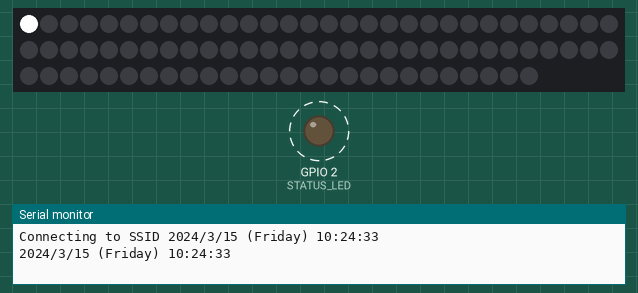
Simulated run of this sketch. Board: ESP32. Parts: 86 RGB LEDs in strip order, left to right, continuing on the next row, output pins drawn as LEDs (lit = HIGH), the last lines printed to the serial monitor. Dashed ring = blinking. WiFi joins after 1.5 s; servers stay silent unless stated; the local clock reads 2024-03-15 10:24:30 at power-on unless the sketch sets it.

Above: at 3.15 s.
At 4.08 s:
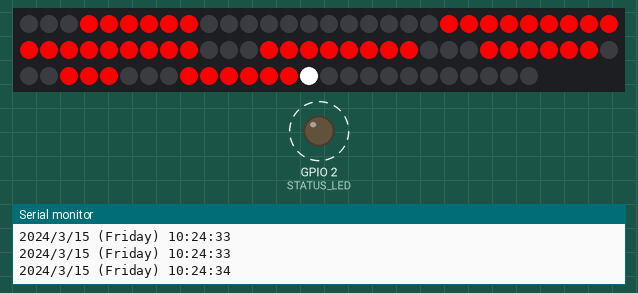
At 39.38 s:
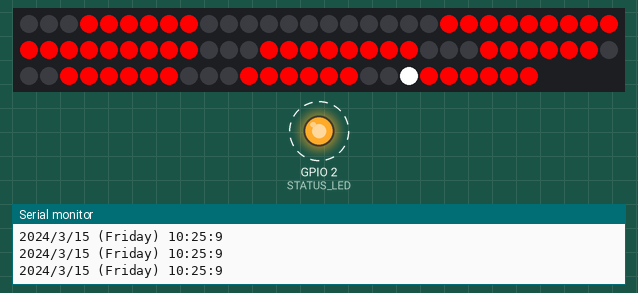
Timing chart, 0 to 40.0 s (numbered marks = the images above):
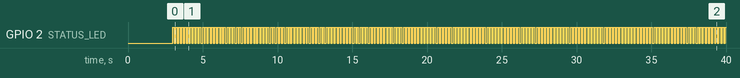

Measured:
- by itself, GPIO 2 (STATUS_LED): alternates HIGH for 0.11 s and LOW for 0.11 s

The sketch:

ESP32AlarmClockController.ino
```cpp
/***

Board: ESP32 Dev Module
Speed: 921600
Flash Freq: 80MHz
Core Debug: None
Port: /dev/ttyUSB0

Wiring:

 0 : X
 1 : Yellow
 2 : Orange
 3 : X
 4 : X
 5 : X

 0 : Red
 1 : X
 2 : X
 3 : Black


GREEN
YELLOW
ORANGE
RED
BROWN


**/
#include <SPI.h>
#include <Wire.h>;
#include <RTClib.h>
#include <WiFi.h>
#include "time.h"
#include <ESPmDNS.h>
#include <WiFiUdp.h>
#include <ArduinoOTA.h>

#define FASTLED_ALL_PINS_HARDWARE_SPI
#include <FastLED.h>
#define NUMPIXELS 86
#define DATA_PIN  23
#define CLOCK_PIN 18

#include "APA1027SEG_digitMasks.h"

#define STATUS_LED 2
#define OTA_PORT 3232
#define HOSTNAME "esp32-clock"
#define OTA_HOSTNAME "esp32-clock-upload"

#define TEST_ONCOLOR  CRGB::White
#define TEST_OFFCOLOR CRGB::Red

#define AMPM false

const char* ssid       = "SSID";
const char* password   = "PASSWORD";

const char* ntpServer          = "time.cloudflare.com";
const long  gmtOffset_sec      = -8 * 3600;
const int   daylightOffset_sec = -7 * 3600;
const int32_t wifiTimeout    = 10 * 60;
const int32_t NTPSyncInterval   =  5 * 60;
RTC_DS3231 rtc;

unsigned syncState = 0;
bool ledState = false;
bool colonState = false;
DateTime lastWifiConn(uint32_t(0));
DateTime lastNTPSync(uint32_t(0));

CRGB leds[NUMPIXELS];
CRGB displayMask[NUMPIXELS];

unsigned dcount = 0;
int whiteLed = 0;

bool nonce = true;

char daysOfTheWeek[7][12] = {"Sunday", "Monday", "Tuesday", "Wednesday", "Thursday", "Friday", "Saturday"};

void setup () {
  #ifndef ESP8266
    while (!Serial); // for Leonardo/Micro/Zero
  #endif
  Serial.begin(9600);
  delay(3000); // wait for console opening
  if (! rtc.begin()) {
    Serial.println("Couldn't find RTC");
    while (1); //??
  }
  pinMode(STATUS_LED,OUTPUT);
  Serial.printf("Connecting to %s ", ssid);
  WiFi.mode(WIFI_STA);
  WiFi.config(INADDR_NONE, INADDR_NONE, INADDR_NONE, INADDR_NONE);
  WiFi.setHostname(HOSTNAME);
  WiFi.begin(ssid, password);
  configTime(gmtOffset_sec, daylightOffset_sec, ntpServer);
  lastWifiConn = rtc.now();
  FastLED.addLeds<APA102, DATA_PIN, CLOCK_PIN, RGB, DATA_RATE_MHZ(4)>(leds, NUMPIXELS);  // BGR ordering is typical

}

void loop () {
  ArduinoOTA.handle();
  syncState = sync(syncState);
  DateTime now = rtc.now();
  if (whiteLed%8 == 0 ) {
    printDateTime(&now);
    digitalWrite(STATUS_LED,ledState = !ledState);
  }
  if (whiteLed < NUMPIXELS) {
    //leds[whiteLed] = TEST_ONCOLOR;
    //void applyDigitMask(CRGB* target, uint8_t digitIndex, uint8_t digit)
    //applyDigitMask(leds, 0,0);
    //applyDigitMask(leds, 1,1);
    //applyDigitMask(leds, 2,2);
    //applyDigitMask(leds, 3,3);
    //applyColonMask(leds, true);
    applyTimeMask(leds, &now, AMPM);
    leds[whiteLed] = TEST_ONCOLOR;
    FastLED.show();
    delay(10);
    leds[whiteLed] = TEST_OFFCOLOR;
    whiteLed++;
  }
  else whiteLed = 0;
}

unsigned sync(unsigned state) {
  switch(state){
    case 0: {
      TimeSpan uconTime = rtc.now() - lastWifiConn;
      if (WiFi.status() == WL_CONNECTED) {
        Serial.print("CONNECTED: IP address: ");
        Serial.println(WiFi.localIP());
        state++;
        lastWifiConn = rtc.now();
        if (nonce) {
          nonce = false;
          launchOTADaemon();
        }
      }
      else if (uconTime.totalseconds() > wifiTimeout){
        Serial.println("WIFI TIMOUT TRIGGERED");
        WiFi.disconnect();
        WiFi.reconnect();
        lastWifiConn = rtc.now();
      }
      break;
    }
    case 1: {

      TimeSpan syncTime = rtc.now() - lastNTPSync;
      //Serial.print("TIME SINCE LAST SYNC: ");
      //Serial.println(syncTime.totalseconds());
      if (syncTime.totalseconds() > NTPSyncInterval) {
        if (syncNTPTime() < 0) {
          Serial.println("NTP GET FAILURE");
        }
        else {
          Serial.println("NTP GET SUCCESS");
          lastNTPSync = rtc.now();
          lastWifiConn = rtc.now();
          state--;
        }
      }
      else {
        if (WiFi.status() == WL_CONNECTED) {
          lastWifiConn = rtc.now();
        }
      }
      break;
    }
  }
  return state;
}

void printDateTime(DateTime *dt) {
  Serial.print(dt->year(), DEC);
  Serial.print('/');
  Serial.print(dt->month(), DEC);
  Serial.print('/');
  Serial.print(dt->day(), DEC);
  Serial.print(" (");
  Serial.print(daysOfTheWeek[dt->dayOfTheWeek()]);
  Serial.print(") ");
  Serial.print(dt->hour(), DEC);
  Serial.print(':');
  Serial.print(dt->minute(), DEC);
  Serial.print(':');
  Serial.print(dt->second(), DEC);
  Serial.println();
  return;
}

int syncNTPTime() {
  struct tm timeinfo;
  if(!getLocalTime(&timeinfo)){
    return -1;
  }
  else {
    rtc.adjust(DateTime(timeinfo.tm_year+1900, timeinfo.tm_mon+1, timeinfo.tm_mday, timeinfo.tm_hour, timeinfo.tm_min, timeinfo.tm_sec));
    return 0;
  }
}

int launchOTADaemon(){
  ArduinoOTA.setPort(OTA_PORT);
  ArduinoOTA.setHostname(OTA_HOSTNAME);
  ArduinoOTA
    .onStart([]() {
      String type;
      if (ArduinoOTA.getCommand() == U_FLASH)
        type = "sketch";
      else // U_SPIFFS
        type = "filesystem";

      // NOTE: if updating SPIFFS this would be the place to unmount SPIFFS using SPIFFS.end()
      Serial.println("Start updating " + type);
    })
    .onEnd([]() {
      Serial.println("\nEnd");
    })
    .onProgress([](unsigned int progress, unsigned int total) {
      Serial.printf("Progress: %u%%\r", (progress / (total / 100)));
    })
    .onError([](ota_error_t error) {
      Serial.printf("Error[%u]: ", error);
      if (error == OTA_AUTH_ERROR) Serial.println("Auth Failed");
      else if (error == OTA_BEGIN_ERROR) Serial.println("Begin Failed");
      else if (error == OTA_CONNECT_ERROR) Serial.println("Connect Failed");
      else if (error == OTA_RECEIVE_ERROR) Serial.println("Receive Failed");
      else if (error == OTA_END_ERROR) Serial.println("End Failed");
    });

  ArduinoOTA.begin();
}

void applyDigitMask(CRGB* target, uint8_t digitIndex, uint8_t digit) {
  uint8_t offset = 21 * digitIndex;
  if (digitIndex > 1) offset += 2;
  for (uint8_t i=0; i<21; i++) {
    target[i+offset] -= digitMasks[digit][i];
  }
  return;
}

void applyColonMask(CRGB* target, bool state) {
  target[42] -= (state?(CRGB::Black,CRGB::Black,CRGB::Black):(CRGB::White,CRGB::White,CRGB::White));
  target[43] -= (state?(CRGB::Black,CRGB::Black,CRGB::Black):(CRGB::White,CRGB::White,CRGB::White));
  return;
}

void applyTimeMask(CRGB* target, DateTime *dt, bool ampm) {
  uint8_t hr = ampm?dt->hour()%12:dt->hour();
  if (hr < 10) {
    applyDigitMask(target, 0,0);
    applyDigitMask(target, 1,hr);
  }
  else if (hr > 19) {
    applyDigitMask(target, 0,2);
    applyDigitMask(target, 1,hr-20);
  }
  else {
    applyDigitMask(target, 0,1);
    applyDigitMask(target, 1,hr-10);
  }
  applyDigitMask(target, 2,(uint8_t)dt->minute()/10);
  applyDigitMask(target, 3,dt->minute()%10);
  applyColonMask(target, true);
  return;
}
```

APA1027SEG_digitMasks.h
```cpp
CRGB digitMasks[11][21] =
{
  /* 0 */
  {
    (CRGB::Black, CRGB::Black, CRGB::Black), (CRGB::Black, CRGB::Black, CRGB::Black), (CRGB::Black, CRGB::Black, CRGB::Black),
    (CRGB::Black, CRGB::Black, CRGB::Black), (CRGB::Black, CRGB::Black, CRGB::Black), (CRGB::Black, CRGB::Black, CRGB::Black),
    (CRGB::Black, CRGB::Black, CRGB::Black), (CRGB::Black, CRGB::Black, CRGB::Black), (CRGB::Black, CRGB::Black, CRGB::Black),
    (CRGB::Black, CRGB::Black, CRGB::Black), (CRGB::Black, CRGB::Black, CRGB::Black), (CRGB::Black, CRGB::Black, CRGB::Black),
    (CRGB::Black, CRGB::Black, CRGB::Black), (CRGB::Black, CRGB::Black, CRGB::Black), (CRGB::Black, CRGB::Black, CRGB::Black),
    (CRGB::Black, CRGB::Black, CRGB::Black), (CRGB::Black, CRGB::Black, CRGB::Black), (CRGB::Black, CRGB::Black, CRGB::Black),
    (CRGB::White, CRGB::White, CRGB::White), (CRGB::White, CRGB::White, CRGB::White), (CRGB::White, CRGB::White, CRGB::White)
  },
  /* 1 */
  {
    (CRGB::White, CRGB::White, CRGB::White), (CRGB::White, CRGB::White, CRGB::White), (CRGB::White, CRGB::White, CRGB::White),
    (CRGB::Black, CRGB::Black, CRGB::Black), (CRGB::Black, CRGB::Black, CRGB::Black), (CRGB::Black, CRGB::Black, CRGB::Black),
    (CRGB::Black, CRGB::Black, CRGB::Black), (CRGB::Black, CRGB::Black, CRGB::Black), (CRGB::Black, CRGB::Black, CRGB::Black),
    (CRGB::White, CRGB::White, CRGB::White), (CRGB::White, CRGB::White, CRGB::White), (CRGB::White, CRGB::White, CRGB::White),
    (CRGB::White, CRGB::White, CRGB::White), (CRGB::White, CRGB::White, CRGB::White), (CRGB::White, CRGB::White, CRGB::White),
    (CRGB::White, CRGB::White, CRGB::White), (CRGB::White, CRGB::White, CRGB::White), (CRGB::White, CRGB::White, CRGB::White),
    (CRGB::White, CRGB::White, CRGB::White), (CRGB::White, CRGB::White, CRGB::White), (CRGB::White, CRGB::White, CRGB::White)
  },
  /* 2 */
  {
    (CRGB::Black, CRGB::Black, CRGB::Black), (CRGB::Black, CRGB::Black, CRGB::Black), (CRGB::Black, CRGB::Black, CRGB::Black),
    (CRGB::Black, CRGB::Black, CRGB::Black), (CRGB::Black, CRGB::Black, CRGB::Black), (CRGB::Black, CRGB::Black, CRGB::Black),
    (CRGB::White, CRGB::White, CRGB::White), (CRGB::White, CRGB::White, CRGB::White), (CRGB::White, CRGB::White, CRGB::White),
    (CRGB::Black, CRGB::Black, CRGB::Black), (CRGB::Black, CRGB::Black, CRGB::Black), (CRGB::Black, CRGB::Black, CRGB::Black),
    (CRGB::Black, CRGB::Black, CRGB::Black), (CRGB::Black, CRGB::Black, CRGB::Black), (CRGB::Black, CRGB::Black, CRGB::Black),
    (CRGB::White, CRGB::White, CRGB::White), (CRGB::White, CRGB::White, CRGB::White), (CRGB::White, CRGB::White, CRGB::White),
    (CRGB::Black, CRGB::Black, CRGB::Black), (CRGB::Black, CRGB::Black, CRGB::Black), (CRGB::Black, CRGB::Black, CRGB::Black)
  },
  /* 3 */
  {
    (CRGB::Black, CRGB::Black, CRGB::Black), (CRGB::Black, CRGB::Black, CRGB::Black), (CRGB::Black, CRGB::Black, CRGB::Black),
    (CRGB::Black, CRGB::Black, CRGB::Black), (CRGB::Black, CRGB::Black, CRGB::Black), (CRGB::Black, CRGB::Black, CRGB::Black),
    (CRGB::Black, CRGB::Black, CRGB::Black), (CRGB::Black, CRGB::Black, CRGB::Black), (CRGB::Black, CRGB::Black, CRGB::Black),
    (CRGB::Black, CRGB::Black, CRGB::Black), (CRGB::Black, CRGB::Black, CRGB::Black), (CRGB::Black, CRGB::Black, CRGB::Black),
    (CRGB::White, CRGB::White, CRGB::White), (CRGB::White, CRGB::White, CRGB::White), (CRGB::White, CRGB::White, CRGB::White),
    (CRGB::White, CRGB::White, CRGB::White), (CRGB::White, CRGB::White, CRGB::White), (CRGB::White, CRGB::White, CRGB::White),
    (CRGB::Black, CRGB::Black, CRGB::Black), (CRGB::Black, CRGB::Black, CRGB::Black), (CRGB::Black, CRGB::Black, CRGB::Black)
  },
  /* 4 */
  {
    (CRGB::White, CRGB::White, CRGB::White), (CRGB::White, CRGB::White, CRGB::White), (CRGB::White, CRGB::White, CRGB::White),
    (CRGB::Black, CRGB::Black, CRGB::Black), (CRGB::Black, CRGB::Black, CRGB::Black), (CRGB::Black, CRGB::Black, CRGB::Black),
    (CRGB::Black, CRGB::Black, CRGB::Black), (CRGB::Black, CRGB::Black, CRGB::Black), (CRGB::Black, CRGB::Black, CRGB::Black),
    (CRGB::White, CRGB::White, CRGB::White), (CRGB::White, CRGB::White, CRGB::White), (CRGB::White, CRGB::White, CRGB::White),
    (CRGB::White, CRGB::White, CRGB::White), (CRGB::White, CRGB::White, CRGB::White), (CRGB::White, CRGB::White, CRGB::White),
    (CRGB::Black, CRGB::Black, CRGB::Black), (CRGB::Black, CRGB::Black, CRGB::Black), (CRGB::Black, CRGB::Black, CRGB::Black),
    (CRGB::Black, CRGB::Black, CRGB::Black), (CRGB::Black, CRGB::Black, CRGB::Black), (CRGB::Black, CRGB::Black, CRGB::Black)
  },
  /* 5 */
  {
    (CRGB::Black, CRGB::Black, CRGB::Black), (CRGB::Black, CRGB::Black, CRGB::Black), (CRGB::Black, CRGB::Black, CRGB::Black),
    (CRGB::White, CRGB::White, CRGB::White), (CRGB::White, CRGB::White, CRGB::White), (CRGB::White, CRGB::White, CRGB::White),
    (CRGB::Black, CRGB::Black, CRGB::Black), (CRGB::Black, CRGB::Black, CRGB::Black), (CRGB::Black, CRGB::Black, CRGB::Black),
    (CRGB::Black, CRGB::Black, CRGB::Black), (CRGB::Black, CRGB::Black, CRGB::Black), (CRGB::Black, CRGB::Black, CRGB::Black),
    (CRGB::White, CRGB::White, CRGB::White), (CRGB::White, CRGB::White, CRGB::White), (CRGB::White, CRGB::White, CRGB::White),
    (CRGB::Black, CRGB::Black, CRGB::Black), (CRGB::Black, CRGB::Black, CRGB::Black), (CRGB::Black, CRGB::Black, CRGB::Black),
    (CRGB::Black, CRGB::Black, CRGB::Black), (CRGB::Black, CRGB::Black, CRGB::Black), (CRGB::Black, CRGB::Black, CRGB::Black)
  },
  /* 6 */
  {
    (CRGB::Black, CRGB::Black, CRGB::Black), (CRGB::Black, CRGB::Black, CRGB::Black), (CRGB::Black, CRGB::Black, CRGB::Black),
    (CRGB::White, CRGB::White, CRGB::White), (CRGB::White, CRGB::White, CRGB::White), (CRGB::White, CRGB::White, CRGB::White),
    (CRGB::Black, CRGB::Black, CRGB::Black), (CRGB::Black, CRGB::Black, CRGB::Black), (CRGB::Black, CRGB::Black, CRGB::Black),
    (CRGB::Black, CRGB::Black, CRGB::Black), (CRGB::Black, CRGB::Black, CRGB::Black), (CRGB::Black, CRGB::Black, CRGB::Black),
    (CRGB::Black, CRGB::Black, CRGB::Black), (CRGB::Black, CRGB::Black, CRGB::Black), (CRGB::Black, CRGB::Black, CRGB::Black),
    (CRGB::Black, CRGB::Black, CRGB::Black), (CRGB::Black, CRGB::Black, CRGB::Black), (CRGB::Black, CRGB::Black, CRGB::Black),
    (CRGB::Black, CRGB::Black, CRGB::Black), (CRGB::Black, CRGB::Black, CRGB::Black), (CRGB::Black, CRGB::Black, CRGB::Black)
  },
  /* 7 */
  {
    (CRGB::Black, CRGB::Black, CRGB::Black), (CRGB::Black, CRGB::Black, CRGB::Black), (CRGB::Black, CRGB::Black, CRGB::Black),
    (CRGB::Black, CRGB::Black, CRGB::Black), (CRGB::Black, CRGB::Black, CRGB::Black), (CRGB::Black, CRGB::Black, CRGB::Black),
    (CRGB::Black, CRGB::Black, CRGB::Black), (CRGB::Black, CRGB::Black, CRGB::Black), (CRGB::Black, CRGB::Black, CRGB::Black),
    (CRGB::White, CRGB::White, CRGB::White), (CRGB::White, CRGB::White, CRGB::White), (CRGB::White, CRGB::White, CRGB::White),
    (CRGB::White, CRGB::White, CRGB::White), (CRGB::White, CRGB::White, CRGB::White), (CRGB::White, CRGB::White, CRGB::White),
    (CRGB::White, CRGB::White, CRGB::White), (CRGB::White, CRGB::White, CRGB::White), (CRGB::White, CRGB::White, CRGB::White),
    (CRGB::White, CRGB::White, CRGB::White), (CRGB::White, CRGB::White, CRGB::White), (CRGB::White, CRGB::White, CRGB::White)
  },
  /* 8 */
  {
    (CRGB::Black, CRGB::Black, CRGB::Black), (CRGB::Black, CRGB::Black, CRGB::Black), (CRGB::Black, CRGB::Black, CRGB::Black),
    (CRGB::Black, CRGB::Black, CRGB::Black), (CRGB::Black, CRGB::Black, CRGB::Black), (CRGB::Black, CRGB::Black, CRGB::Black),
    (CRGB::Black, CRGB::Black, CRGB::Black), (CRGB::Black, CRGB::Black, CRGB::Black), (CRGB::Black, CRGB::Black, CRGB::Black),
    (CRGB::Black, CRGB::Black, CRGB::Black), (CRGB::Black, CRGB::Black, CRGB::Black), (CRGB::Black, CRGB::Black, CRGB::Black),
    (CRGB::Black, CRGB::Black, CRGB::Black), (CRGB::Black, CRGB::Black, CRGB::Black), (CRGB::Black, CRGB::Black, CRGB::Black),
    (CRGB::Black, CRGB::Black, CRGB::Black), (CRGB::Black, CRGB::Black, CRGB::Black), (CRGB::Black, CRGB::Black, CRGB::Black),
    (CRGB::Black, CRGB::Black, CRGB::Black), (CRGB::Black, CRGB::Black, CRGB::Black), (CRGB::Black, CRGB::Black, CRGB::Black)
  },
  /* 9 */
  {
    (CRGB::Black, CRGB::Black, CRGB::Black), (CRGB::Black, CRGB::Black, CRGB::Black), (CRGB::Black, CRGB::Black, CRGB::Black),
    (CRGB::Black, CRGB::Black, CRGB::Black), (CRGB::Black, CRGB::Black, CRGB::Black), (CRGB::Black, CRGB::Black, CRGB::Black),
    (CRGB::Black, CRGB::Black, CRGB::Black), (CRGB::Black, CRGB::Black, CRGB::Black), (CRGB::Black, CRGB::Black, CRGB::Black),
    (CRGB::Black, CRGB::Black, CRGB::Black), (CRGB::Black, CRGB::Black, CRGB::Black), (CRGB::Black, CRGB::Black, CRGB::Black),
    (CRGB::White, CRGB::White, CRGB::White), (CRGB::White, CRGB::White, CRGB::White), (CRGB::White, CRGB::White, CRGB::White),
    (CRGB::Black, CRGB::Black, CRGB::Black), (CRGB::Black, CRGB::Black, CRGB::Black), (CRGB::Black, CRGB::Black, CRGB::Black),
    (CRGB::Black, CRGB::Black, CRGB::Black), (CRGB::Black, CRGB::Black, CRGB::Black), (CRGB::Black, CRGB::Black, CRGB::Black)
  },
  /* 0ff */
  {
    (CRGB::White, CRGB::White, CRGB::White), (CRGB::White, CRGB::White, CRGB::White), (CRGB::White, CRGB::White, CRGB::White),
    (CRGB::White, CRGB::White, CRGB::White), (CRGB::White, CRGB::White, CRGB::White), (CRGB::White, CRGB::White, CRGB::White),
    (CRGB::White, CRGB::White, CRGB::White), (CRGB::White, CRGB::White, CRGB::White), (CRGB::White, CRGB::White, CRGB::White),
    (CRGB::White, CRGB::White, CRGB::White), (CRGB::White, CRGB::White, CRGB::White), (CRGB::White, CRGB::White, CRGB::White),
    (CRGB::White, CRGB::White, CRGB::White), (CRGB::White, CRGB::White, CRGB::White), (CRGB::White, CRGB::White, CRGB::White),
    (CRGB::White, CRGB::White, CRGB::White), (CRGB::White, CRGB::White, CRGB::White), (CRGB::White, CRGB::White, CRGB::White),
    (CRGB::White, CRGB::White, CRGB::White), (CRGB::White, CRGB::White, CRGB::White), (CRGB::White, CRGB::White, CRGB::White)
  }
};
```
